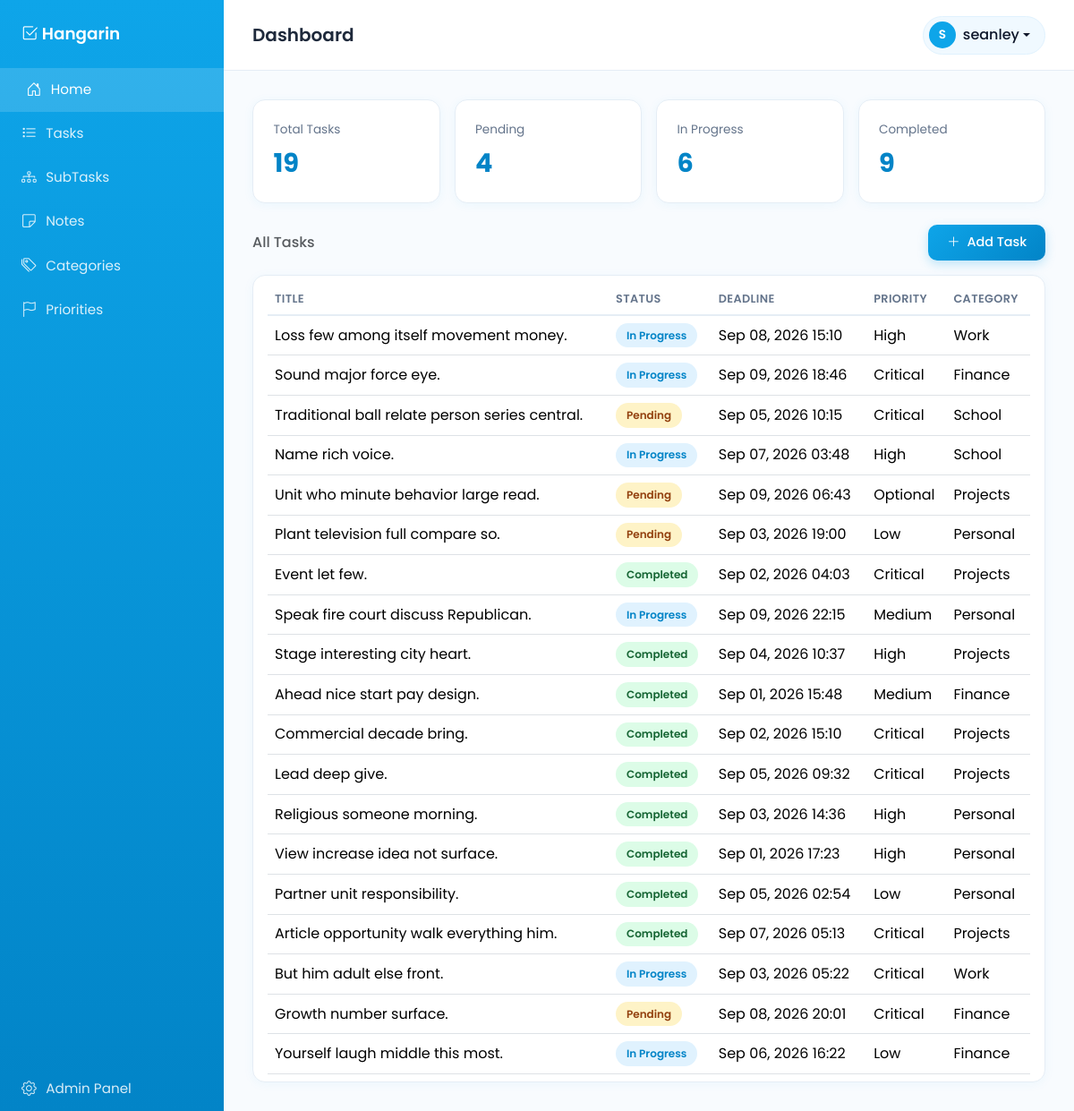
Before: / (signed in) with the older database file.
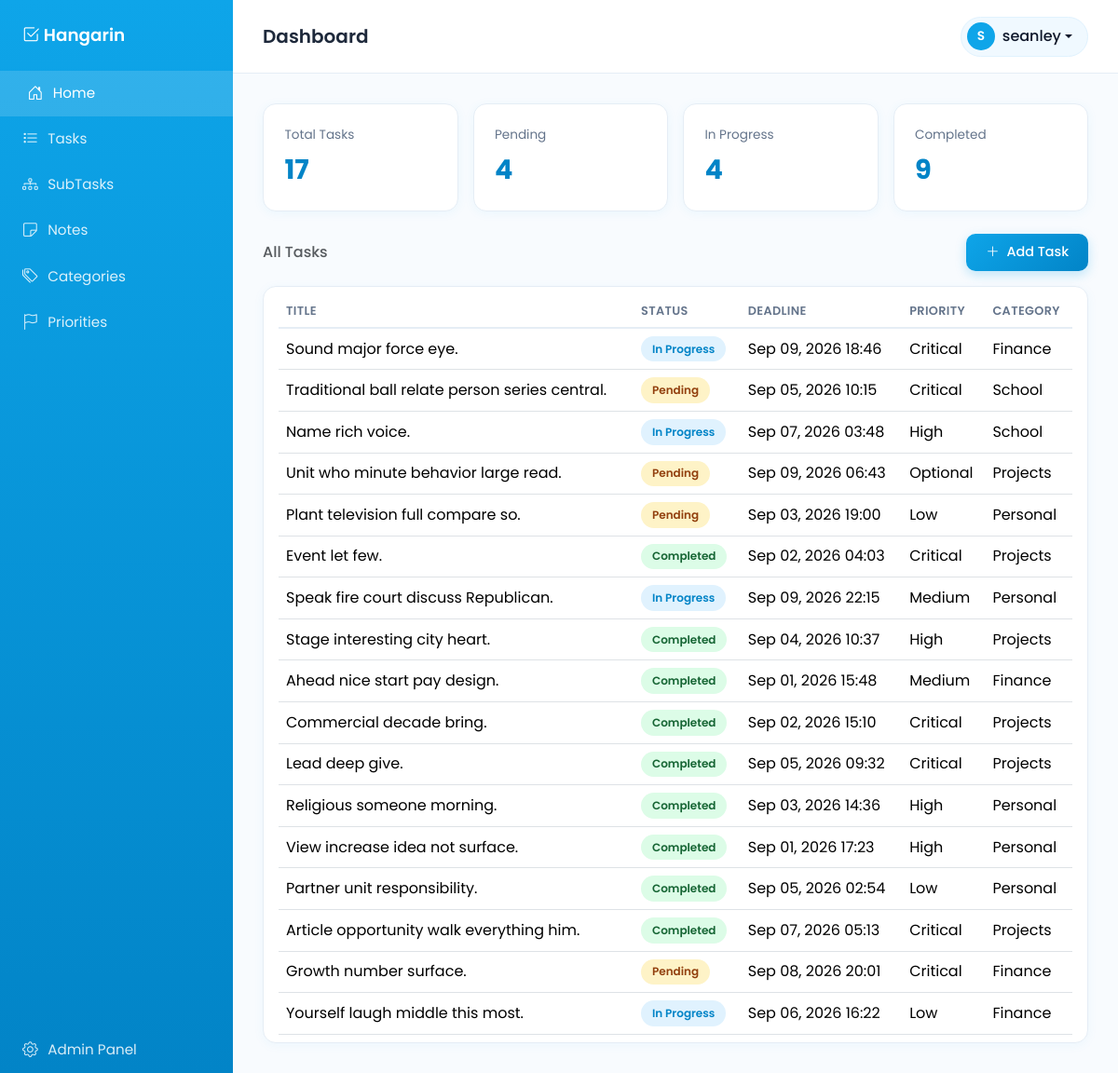
After: the same page with the newer database file.
### Tasks/models.py (models this page shows, shortened)
class BaseModel(models.Model):
    created_at = models.DateTimeField(auto_now_add=True)
    updated_at = models.DateTimeField(auto_now=True)
    class Meta:
        abstract = True

class Task(BaseModel):
    STATUS_CHOICES = [
        ("Pending", "Pending"),
        ("In Progress", "In Progress"),
        ("Completed", "Completed"),
    ]
    title = models.CharField(max_length=255)
    description = models.TextField()
    deadline = models.DateTimeField()
    status = models.CharField(max_length=50, choices=STATUS_CHOICES, default="Pending")
    category = models.ForeignKey(Category, on_delete=models.CASCADE)
    priority = models.ForeignKey(Priority, on_delete=models.CASCADE)

class Priority(BaseModel):
    name = models.CharField(max_length=50)
    class Meta:
        verbose_name = "Priority"
        verbose_name_plural = "Priorities"

class Category(BaseModel):
    name = models.CharField(max_length=100)
    class Meta:
        verbose_name = "Category"
        verbose_name_plural = "Categories"

### Tasks/views.py (the view)
# urls.py: path('', HomePageView.as_view(), name='home'),
class HomePageView(LoginRequiredMixin, ListView):
    model = Task
    template_name = "Tasks/home.html"
    context_object_name = "tasks"
    def get_context_data(self, **kwargs):
        context = super().get_context_data(**kwargs)
        context["total_tasks"] = Task.objects.count()
        context["pending_count"] = Task.objects.filter(status="Pending").count()
        context["progress_count"] = Task.objects.filter(status="In Progress").count()
        context["completed_count"] = Task.objects.filter(status="Completed").count()
        context["total_categories"] = Category.objects.count()
        context["total_priorities"] = Priority.objects.count()
        return context

### Tasks/templates/Tasks/home.html (shortened to what this page needs)
{% extends "base.html" %}
{% block page_title %}Dashboard{% endblock %}
{% block content %}
<div class="row g-3 mb-4">
    <div class="col-md-3">
        <div class="stat-card">
            <div class="stat-label">Total Tasks</div>
            <div class="stat-value">{{ total_tasks }}</div>
        </div>
    </div>
    <div class="col-md-3">
        <div class="stat-card">
            <div class="stat-label">Pending</div>
            <div class="stat-value">{{ pending_count }}</div>
        </div>
    </div>
    <div class="col-md-3">
        <div class="stat-card">
            <div class="stat-label">In Progress</div>
            <div class="stat-value">{{ progress_count }}</div>
        </div>
    </div>
    <div class="col-md-3">
        <div class="stat-card">
            <div class="stat-label">Completed</div>
            <div class="stat-value">{{ completed_count }}</div>
        </div>
    </div>
</div>
<div class="d-flex justify-content-between align-items-center mb-3">
    <h6 class="mb-0 text-muted">All Tasks</h6>
    <a href="{% url 'task-add' %}" class="btn btn-primary-sky">
        <i class="bi bi-plus-lg me-1"></i> Add Task
    </a>
</div>
<div class="card-panel">
    <table class="table table-hover align-middle mb-0">
        <thead>
            <tr>
                <th>Title</th>
                <th>Status</th>
                <th>Deadline</th>
                <th>Priority</th>
                <th>Category</th>
            </tr>
        </thead>
        <tbody>
            {% for task in tasks %}
            <tr>
                <td>{{ task.title }}</td>
                <td>
                    {% if task.status == "Pending" %}
                        <span class="badge-pill badge-pending">Pending</span>
                    {% elif task.status == "In Progress" %}
                        <span class="badge-pill badge-progress">In Progress</span>
                    {% else %}
                        <span class="badge-pill badge-completed">Completed</span>
                    {% endif %}
                </td>
                <td>{{ task.deadline|date:"M d, Y H:i" }}</td>
                <td>{{ task.priority.name }}</td>
                <td>{{ task.category.name }}</td>
            </tr>
            {% empty %}
            <tr><td colspan="5" class="text-center text-muted py-4">No tasks yet. Add some via /admin/.</td></tr>
            {% endfor %}
        </tbody>
    </table>
</div>
{% endblock %}

### templates/base.html (shortened to what this page needs)
{% load static %}
<!DOCTYPE html>
<html lang="en">
<head>
    <link href="https://cdn.jsdelivr.net/npm/bootstrap@5.3.3/dist/css/bootstrap.min.css" rel="stylesheet">
    <link href="https://cdn.jsdelivr.net/npm/bootstrap-icons@1.11.3/font/bootstrap-icons.css" rel="stylesheet">
    <link href="{% static 'css/styles.css' %}" rel="stylesheet">
</head>
<body class="page-fade">
    <div class="d-flex">
        <nav class="sidebar d-flex flex-column">
            <div class="sidebar-brand">
                <i class="bi bi-check2-square"></i> Hangarin
            </div>
            <a href="{% url 'home' %}" class="active"><i class="bi bi-house-door"></i>Home</a>
            <a href="{% url 'task-list' %}"><i class="bi bi-list-task"></i>Tasks</a>
            <a href="{% url 'subtask-list' %}"><i class="bi bi-diagram-3"></i>SubTasks</a>
            <a href="{% url 'note-list' %}"><i class="bi bi-sticky"></i>Notes</a>
            <a href="{% url 'category-list' %}"><i class="bi bi-tags"></i>Categories</a>
            <a href="{% url 'priority-list' %}"><i class="bi bi-flag"></i>Priorities</a>
            <a href="/admin/" class="mt-auto"><i class="bi bi-gear"></i>Admin Panel</a>
        </nav>
        <div class="main flex-grow-1">
            <header class="topbar d-flex align-items-center justify-content-between">
                <h5 class="mb-0 fw-semibold">{% block page_title %}Dashboard{% endblock %}</h5>
                <div class="dropdown">
             <button class="user-pill dropdown-toggle" type="button" data-bs-toggle="dropdown">
    <span class="user-avatar">{{ request.user.username|first|upper }}</span>
    <span class="ms-2">{{ request.user.username }}</span>
</button>
                </div>
            </header>
            <div class="content-area">
                {% block content %}{% endblock %}
            </div>
        </div>
    </div>
</body>
</html>

### static/css/styles.css (style rules this page uses)
:root { --sky: #0ea5e9; --sky-dark: #0284c7; --sky-light: #e0f2fe; --sky-pale: #f0f9ff; }
body { font-family: 'Poppins', sans-serif; background-color: #f8fbfe; color: #1e293b; }
.sidebar { width: 250px; min-height: 100vh; background: linear-gradient(180deg, var(--sky) 0%, var(--sky-dark) 100%); display: flex; flex-direction: column; }
.sidebar-brand { color: #ffffff; font-weight: 600; font-size: 1.15rem; padding: 1.5rem; }
.sidebar a { color: rgba(255, 255, 255, 0.85); text-decoration: none; padding: 0.75rem 1.5rem; font-size: 0.95rem; display: flex; align-items: center; gap: 0.65rem; transition: background-color 0.2s ease, padding-left 0.2s ease; }
.sidebar a i { font-size: 1.05rem; }
.sidebar a:hover, .sidebar a.active { background-color: rgba(255, 255, 255, 0.15); padding-left: 1.85rem; color: #ffffff; }
.topbar { background: #ffffff; padding: 1.1rem 2rem; border-bottom: 1px solid #e5edf5; }
.main { min-height: 100vh; }
.content-area { padding: 2rem; }
.user-pill { display: flex; align-items: center; background: var(--sky-pale); border: 1px solid var(--sky-light); border-radius: 999px; padding: 0.35rem 1rem 0.35rem 0.35rem; color: #0f172a; font-weight: 500; transition: background-color 0.2s ease, box-shadow 0.2s ease; }
.user-avatar { width: 30px; height: 30px; border-radius: 50%; background: var(--sky); color: white; display: flex; align-items: center; justify-content: center; font-weight: 600; font-size: 0.85rem; }
.stat-card { background: #ffffff; border: 1px solid #e5edf5; border-radius: 14px; padding: 1.4rem; box-shadow: 0 2px 12px rgba(14, 165, 233, 0.06); }
.stat-label { color: #64748b; font-size: 0.85rem; margin-bottom: 0.35rem; }
.stat-value { font-size: 1.8rem; font-weight: 700; color: var(--sky-dark); }
.card-panel { background: #ffffff; border: 1px solid #e5edf5; border-radius: 14px; padding: 0.5rem 1rem; box-shadow: 0 2px 12px rgba(14, 165, 233, 0.05); }
.table thead th { color: #64748b; font-weight: 600; font-size: 0.8rem; text-transform: uppercase; letter-spacing: 0.03em; border-bottom: 2px solid #e5edf5; }
.btn-primary-sky { background: linear-gradient(135deg, var(--sky) 0%, var(--sky-dark) 100%); color: #ffffff; border: none; border-radius: 10px; padding: 0.55rem 1.3rem; font-weight: 500; font-size: 0.9rem; transition: transform 0.15s ease, box-shadow 0.15s ease; box-shadow: 0 4px 12px rgba(14, 165, 233, 0.25); }
.badge-pill { display: inline-block; padding: 0.3rem 0.75rem; border-radius: 999px; font-size: 0.75rem; font-weight: 600; }
.badge-pending { background-color: #fef3c7; color: #92400e; }
.badge-progress { background-color: var(--sky-light); color: var(--sky-dark); }
.badge-completed { background-color: #dcfce7; color: #166534; }
body.page-fade { animation: pageFadeIn 0.35s ease both; }
.sidebar a { transition: background-color 0.2s ease, padding-left 0.25s ease, color 0.2s ease; }
.card-panel, .stat-card { transition: transform 0.2s ease, box-shadow 0.2s ease; }
.table-hover tbody tr { transition: background-color 0.15s ease; }
.btn, .btn-primary-sky, .action-link { transition: transform 0.15s ease, box-shadow 0.15s ease, background-color 0.15s ease, color 0.15s ease; }
.badge-pill { transition: transform 0.15s ease; }

Changed rows visible on the page:
removed Task: title "Loss few among itself movement money.", status "In Progress", deadline "Sep 08, 2026 15:10", priority.name "High", category.name "Work"
removed Task: title "But him adult else front.", status "In Progress", deadline "Sep 03, 2026 05:22", priority.name "Critical", category.name "Work"
Other visible differences:
{{ total_tasks }}: "19" → "17"
{{ progress_count }}: "6" → "4"
